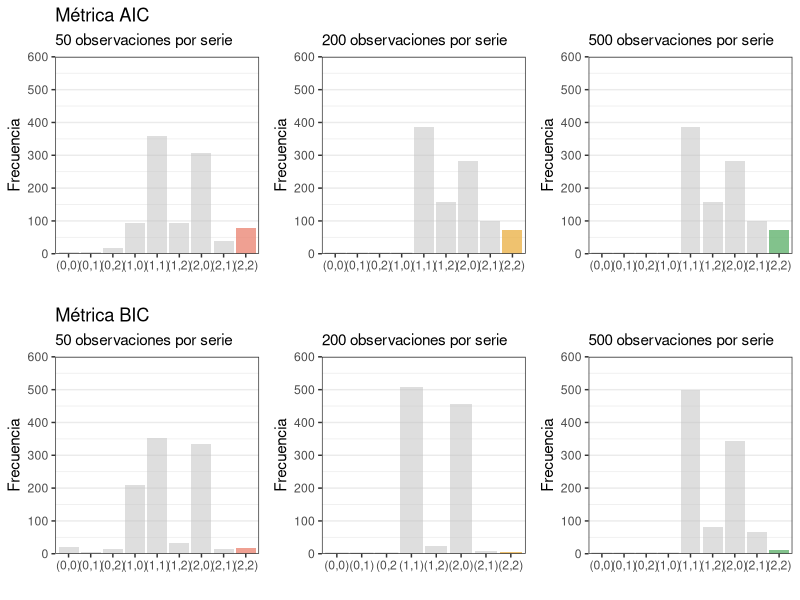

The R script that drew this image:
library(ggplot2)
library(tidyverse)
library(gridExtra)


selec_modelo_arima211_50 <- read.csv("data/selec_modelo_arima211_50.csv", header = TRUE)
selec_modelo_arima211_200 <- read.csv("data/selec_modelo_arima211_200.csv", header = TRUE)
selec_modelo_arima211_500 <- read.csv("data/selec_modelo_arima211_500.csv", header = TRUE)

unique(selec_modelo_arima211_50$ID_aic)
#puntos_c <- data.frame(opciones = c("(0,0)","(0,1)"), valor =rep(0,2))
g7 <- selec_modelo_arima211_50 %>% ggplot(aes(ID_aic)) + 
  geom_bar(fill = alpha("gray", 0.5)) +
  geom_bar(data=subset(selec_modelo_arima211_50, ID_aic=="(2,2)"), 
           fill=alpha("tomato", 0.5),size=0.5) +
  #geom_bar(data = puntos_c, aes(opciones), colour = "gray", size = 0.5)+
  labs(x="",y="Frecuencia") + ggtitle("Métrica AIC", subtitle = "50 observaciones por serie") +
  scale_y_continuous(expand = c(0, 0), limits = c(0,600)) +  # Agregamos expand = c(0, 0)
  theme_bw() +
  theme(panel.grid.major.x = element_blank(), # Saca lineas de cuadricula
        panel.grid.minor.x = element_blank())


# Para el g2 agrego los puntos adicionales que corresponden a los modelos 
# nunca elegidos y le asigno cero en en eje y:
# Crear un nuevo dataframe con el punto adicional (1,0)
unique(selec_modelo_arima211_200$ID_aic)
puntos <- data.frame(opciones = c("(0,0)","(0,1)", "(0,2)", "(1,0)"), valor =rep(0,4))

g8 <- selec_modelo_arima211_200 %>% ggplot(aes(ID_aic)) + 
  geom_bar(fill = alpha("gray", 0.5)) +
  geom_bar(data=subset(selec_modelo_arima211_200, ID_aic=="(2,2)"), fill=alpha("orange",0.5), size=0.5) +
  geom_bar(data = puntos, aes(opciones), colour = "gray", size = 0.5)+
  labs(x="",y="Frecuencia") + ggtitle("", subtitle = "200 observaciones por serie") +
  scale_y_continuous(expand = c(0, 0), limits = c(0,600)) +  # Agregamos expand = c(0, 0)
  theme_bw() +
  theme(panel.grid.major.x = element_blank(), # Saca lineas de cuadricula
        panel.grid.minor.x = element_blank())

unique(selec_modelo_arima211_500$ID_aic)
g9 <- selec_modelo_arima211_200 %>% ggplot(aes(ID_aic)) + 
  geom_bar(fill = alpha("gray", 0.5)) +
  geom_bar(data=subset(selec_modelo_arima211_200, ID_aic=="(2,2)"), fill=alpha("#26A63A",0.5), size=0.5) +
  geom_bar(data = puntos, aes(opciones), colour = "gray", size = 0.5)+
  labs(x="",y="Frecuencia") + ggtitle("", subtitle = "500 observaciones por serie") +
  scale_y_continuous(expand = c(0, 0), limits = c(0,600)) +  # Agregamos expand = c(0, 0)
  theme_bw() +
  theme(panel.grid.major.x = element_blank(), # Saca lineas de cuadricula
        panel.grid.minor.x = element_blank())

unique(selec_modelo_arima211_50$ID_bic)
#puntos_b <- data.frame(opciones = c("(0,0)","(0,1)"), valor =rep(0,2))
g10 <- selec_modelo_arima211_50 %>% ggplot(aes(ID_bic)) + 
  geom_bar(fill = alpha("gray", 0.5)) +
  geom_bar(data=subset(selec_modelo_arima211_50, ID_bic=="(2,2)"), fill=alpha("tomato", 0.5), size=0.5) +
  #geom_bar(data = puntos_b, aes(opciones), colour = "gray", size = 0.5)+
  labs(x="",y="Frecuencia") + ggtitle("Métrica BIC", subtitle = "50 observaciones por serie") +
  scale_y_continuous(expand = c(0, 0), limits = c(0,600)) +  # Agregamos expand = c(0, 0)
  theme_bw() +
  theme(panel.grid.major.x = element_blank(), # Saca lineas de cuadricula
        panel.grid.minor.x = element_blank())

unique(selec_modelo_arima211_200$ID_bic)
puntos_b <- data.frame(opciones = c("(0,0)","(0,1)","(0,2"), valor =rep(0,3))
g11 <- selec_modelo_arima211_200 %>% ggplot(aes(ID_bic)) + 
  geom_bar(fill = alpha("gray", 0.5)) +
  geom_bar(data=subset(selec_modelo_arima211_200, ID_bic=="(2,2)"), fill=alpha("orange",0.5), size=0.5) +
  geom_bar(data = puntos_b, aes(opciones), colour = "gray", size = 0.5)+
  labs(x="",y="Frecuencia") + ggtitle("", subtitle = "200 observaciones por serie") +
  scale_y_continuous(expand = c(0, 0), limits = c(0,600)) +  # Agregamos expand = c(0, 0)
  theme_bw() +
  theme(panel.grid.major.x = element_blank(), # Saca lineas de cuadricula
        panel.grid.minor.x = element_blank())


unique(selec_modelo_arima211_500$ID_bic)

g12 <- selec_modelo_arima211_500 %>% ggplot(aes(ID_bic)) + 
  geom_bar(fill = alpha("gray", 0.5)) +
  geom_bar(data=subset(selec_modelo_arima211_500, ID_bic=="(2,2)"), fill=alpha("#26A63A",0.5), size=0.5) +
  geom_bar(data = puntos, aes(opciones), colour = "gray", size = 0.5)+
  labs(x="",y="Frecuencia") + ggtitle("", subtitle = "500 observaciones por serie") +
  scale_y_continuous(expand = c(0, 0), limits = c(0,600)) +  # Agregamos expand = c(0, 0)
  theme_bw() +
  theme(panel.grid.major.x = element_blank(), # Saca lineas de cuadricula
        panel.grid.minor.x = element_blank())


selec_arima_211 <- grid.arrange(g7,g8,g9,g10,g11,g12, nrow=2)



